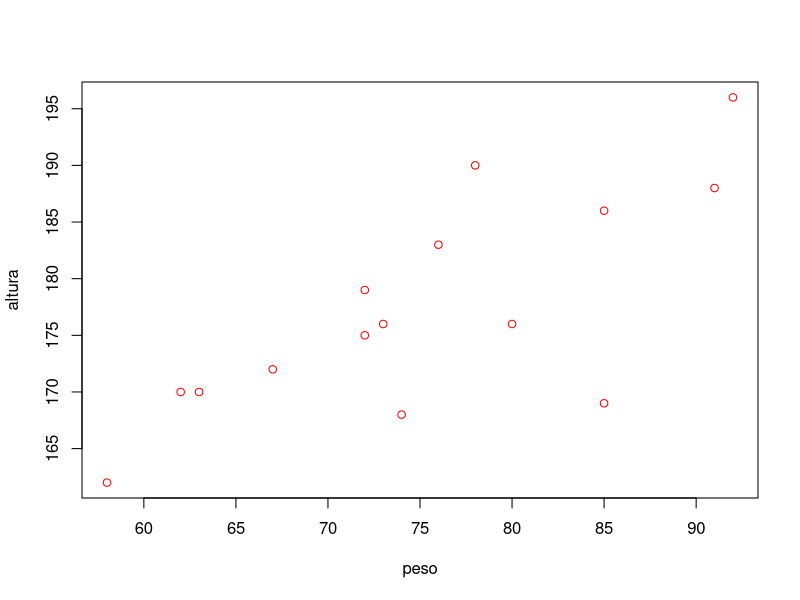
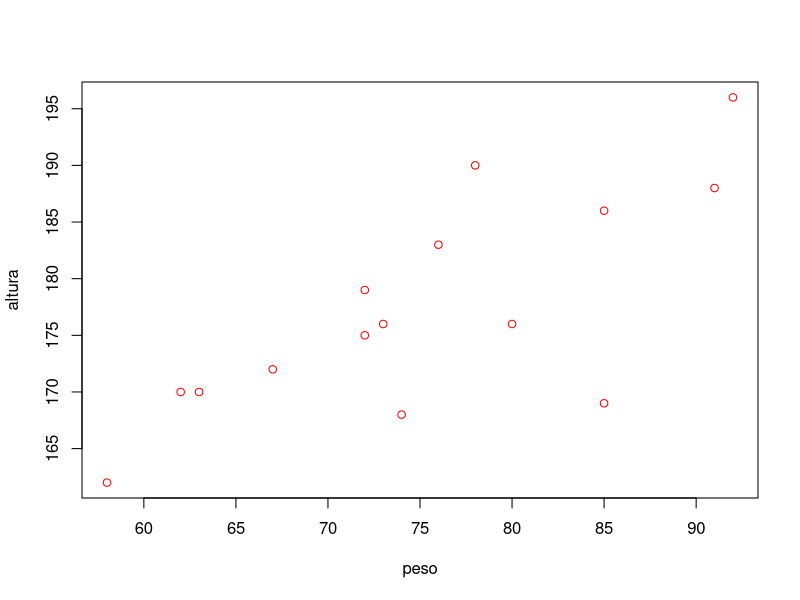
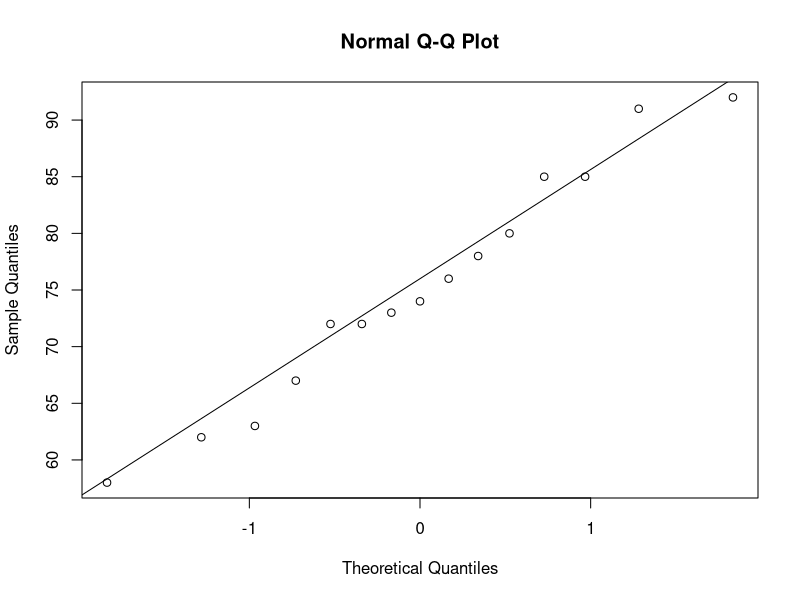
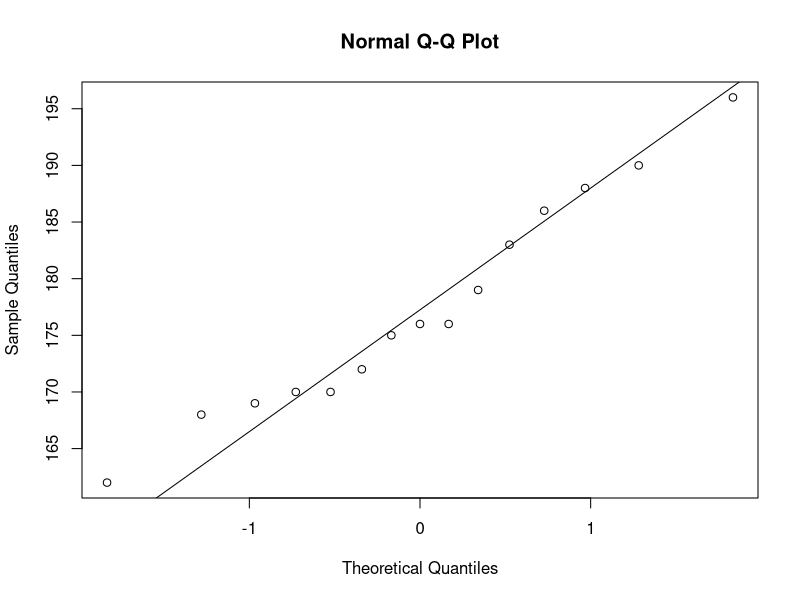

Here is the R script that generated these plots, in order:
peso <- c(74, 92, 63, 72, 58, 76, 85, 78, 67, 91, 85, 73, 62, 80, 72)
altura <- c(168, 196, 170, 175, 162, 183, 169, 190, 172, 188, 186, 176, 170, 176, 179)
bd <- data.frame(Peso_kg = peso, altura_cm = altura)
bd

plot(altura~peso, col = "red")
plot(peso,altura, col = "red")

shapiro.test(peso)
shapiro.test(altura)

qqnorm(peso)
qqline(peso)

qqnorm(altura)
qqline(altura)

var.test(peso, altura)

cor(peso, altura)

cor.test(peso, altura)

